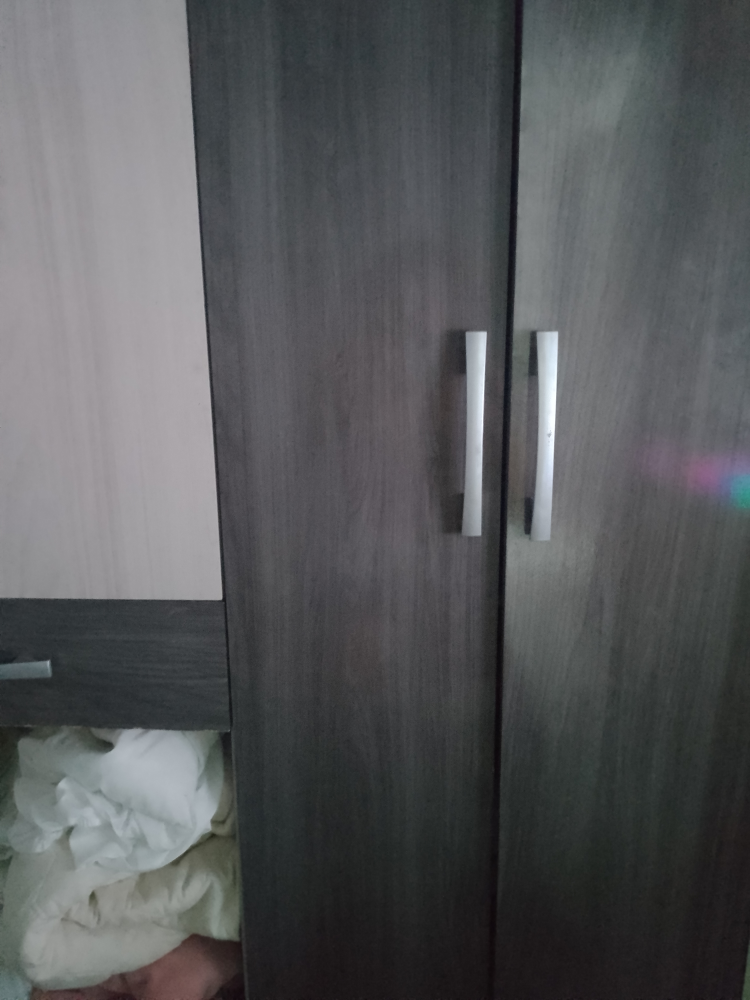
#> input picture Lista3/panorama/0.jpg, 3000 x 4000 px (shown at 1/4 size); its folder holds only this picture in this run
$ jupyter execute --allow-errors lista.ipynb
#> lines starting #> are read from the running program, lines starting #| are printed output that depends on the picture
#> further down, imageA is the input picture: shape (4000, 3000, 3); mean B, G, R 90.6, 88.7, 87.3
#> `imageA = imutils.resize(imageA, width=400)`:
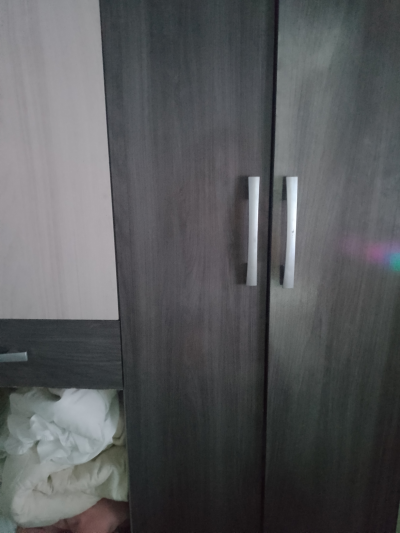
#> imageA: shape (533, 400, 3); mean B, G, R 90.6, 88.6, 87.3
#> `image1 = cv2.resize(image1, (400, 300))`:
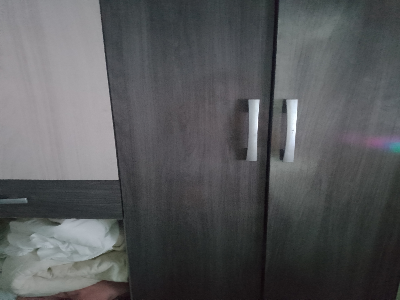
#> image1: shape (300, 400, 3); mean B, G, R 90.5, 88.6, 87.3
[cell 1]
import cv2
import numpy as np
import matplotlib.pyplot as plt
import imutils

# Questao 1

Escolha uma das metodologias que voce implementou na segunda lista para gerar correspondencias entre um par de imagens. Aplique-a em 5 pares de imagens (com sobreposicao) para calcular suas homografias, e aplique-as para gerar panoramas entre os pares de imagens (um panorama por par). Obs.: nessa questao, nao e permitido usar a API de alto nıvel Stitcher. Dica: use a funcao warpPerspective da OpenCV.

Step #1: Detect keypoints (DoG, Harris, etc.) and extract local invariant descriptors (SIFT, SURF, etc.) from the two input images.

Step #2: Match the descriptors between the two images.

Step #3: Use the RANSAC algorithm to estimate a homography matrix using our matched feature vectors.

Step #4: Apply a warping transformation using the homography matrix obtained from Step #3.

[cell 2]
class Stitcher:
	def __init__(self):
		# determine if we are using OpenCV v3.X
		self.isv3 = imutils.is_cv3(or_better=True)

	# [99 lines left out: functions stitch, detectAndDescribe, matchKeypoints, drawMatches, not called in this run]

#> (a cell that did not finish here is left out)

# Questao 2

Repita a questao anterior com 5 trios de imagens (com sobreposicao 2 a 2), alinhando as imagens no plano da primeira imagem. Repita o mesmo alinhando no plano da segunda imagem, e da terceira imagem. Note que aqui sera necessario compor as transformacoes de homografia em alguns casos, ou calcular inversas.

## Tentativa 1

#> (a cell that did not finish here is left out)

## Tentativa 2

[cell 5]
# [48 lines left out: functions align_images, create_panorama, not called in this run]

#> (the rest of this cell did not finish here and is left out)
